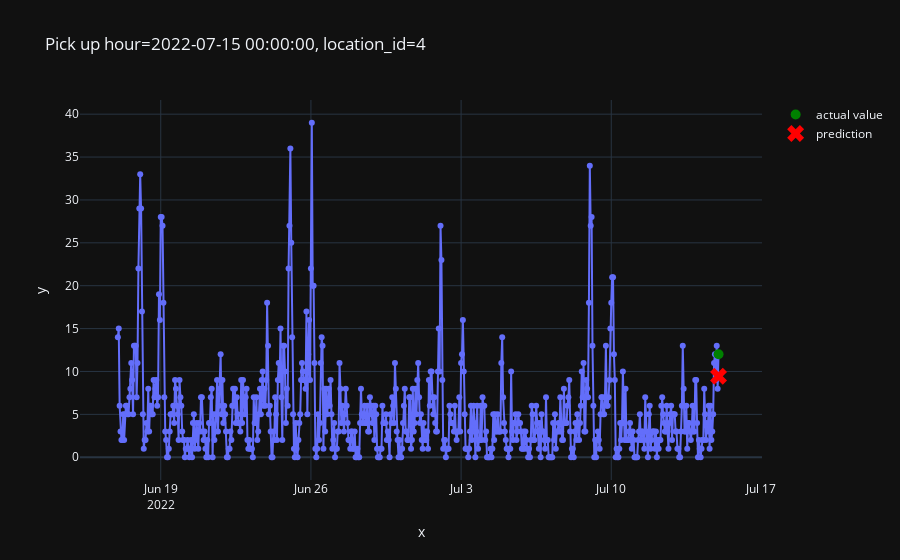

Here is the notebook cell this chart was saved with:
### Code cell
plot_one_sample(
    example_id=44,
    features=X_test,
    targets=y_test,
    predictions=pd.Series(predictions)
)

### Figure 1 — Plotly figure (JSON) as saved in the notebook; plotly's stock layout.template omitted (floating-point values rounded to 4 significant figures; data arrays with more than 128 entries replaced by an {"elided": "..."} marker saying what was removed)
{"data": [{"hovertemplate": "x=%{x}<br>y=%{y}<extra></extra>", "legendgroup": "", "line": {"color": "#636efa", "dash": "solid"}, "marker": {"symbol": "circle"}, "mode": "markers+lines", "name": "", "orientation": "v", "showlegend": false, "type": "scatter", "x": {"elided": "673 str values"}, "xaxis": "x", "y": {"elided": "673 int values"}, "yaxis": "y"}, {"line": {"color": "green"}, "marker": {"size": 10}, "mode": "markers", "name": "actual value", "type": "scatter", "x": ["2022-07-15T00:00:00"], "y": [12]}, {"line": {"color": "red"}, "marker": {"size": 15, "symbol": "x"}, "mode": "markers", "name": "prediction", "type": "scatter", "x": ["2022-07-15T00:00:00"], "y": [9.45]}], "layout": {"legend": {"tracegroupgap": 0}, "title": {"text": "Pick up hour=2022-07-15 00:00:00, location_id=4"}, "xaxis": {"anchor": "y", "domain": [0, 1], "title": {"text": "x"}}, "yaxis": {"anchor": "x", "domain": [0, 1], "title": {"text": "y"}}}}
